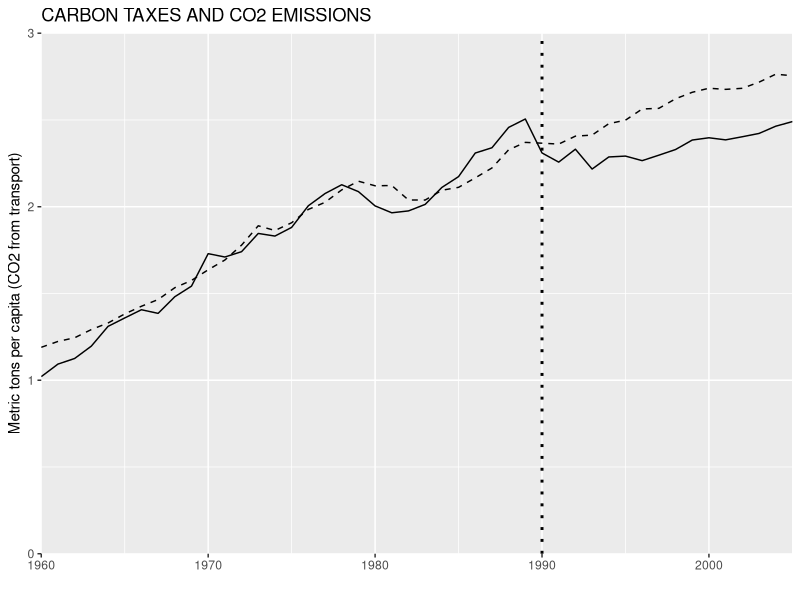
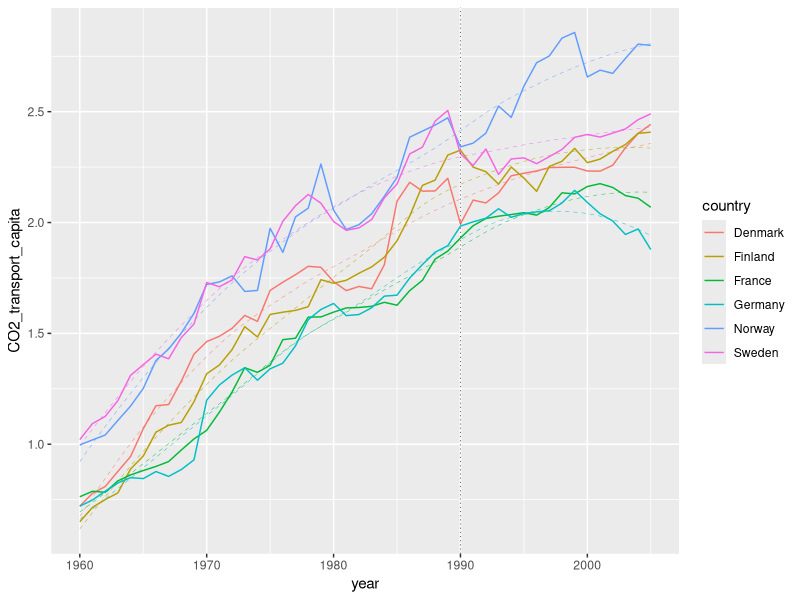

Here is the R script that generated these plots, in order:
#Assignment for Economic Policy, Winter Semester 21/22


#Authors:

#Marvin Müller
#Fabian Sturmberg
#Lionel Lütgering


#Libraries --------
#install.packages("haven")
library (haven)
library(ggplot2)
library(dplyr)

library(tidyverse)
library(sandwich)
library(lmtest)

#Data Import --------
carbontax_data <- read_dta("Data/carbontax_fullsample_data.dta")
CO2_data <- read_dta("Data/CO2_Graph.dta")


#Nr. 2 ------
figure_3 <- ggplot2::ggplot(data = CO2_data,
                            mapping = aes(year)
                            )+
  geom_line(aes(y=CO2_OECD), linetype = "dashed")+
  geom_line(aes(y=CO2_Sweden))+
  coord_cartesian(xlim = c(1960,2005), ylim = c(0.0,3.0),expand = FALSE)+
  xlab("")+
  ylab("Metric tons per capita (CO2 from transport)")+
  labs(title = "CARBON TAXES AND CO2 EMISSIONS")+
  geom_vline(xintercept = 1990, linetype = "dotted",size=1)

figure_3


#Nr. 3 -------

carbontax_data_sample <- carbontax_data%>%
  filter(country=="Sweden" |country=="Denmark"|country=="Finland"|
           country=="Norway"|country=="Germany"|country=="France")

summary(carbontax_data_sample)
glimpse(carbontax_data_sample)

countries <- c("Sweden","Denmark","Finland","Norway","Germany","France")

for(i in countries){
  print(i)
  carbontax_data_sample%>%
    filter(country == i)%>%
    glimpse()
  }


task_3_plot_1 <- ggplot2::ggplot(data=carbontax_data_sample,
                                 aes(year,CO2_transport_capita,
                                     group = country,
                                     color = country))+
  geom_smooth(se=F,linetype = "dashed",size=0.15)+#dashed line that shows prediction of regression for each country
  geom_line()+#straight line that connects data points of each country
  geom_vline(xintercept = 1990, linetype = "dotted",size=0.2)#Sweden Treatment

task_3_plot_1




#Nr. 5 -----
##Generating Indicator Variables---------

carbontax_working <- carbontax_data
carbontax_working <- carbontax_working %>%
  mutate(sweden_indicator = ifelse(country == "Sweden", 1, 0))

carbontax_working <- carbontax_working %>%
  mutate(post_indicator = ifelse(year >= 1990, 1, 0))

##Creating Regressions -----

reg1 <- lm(CO2_transport_capita ~ . + post_indicator*sweden_indicator - Countryno, data = carbontax_working)
summary(reg1) #using non robust standard errors
coeftest(reg1, vcov = vcovHAC(reg1)) #using heteroskedasticity and autocorrelation-consistent standard errors
#with robust standard errors variables are a lot less significant overall
#Treatment Dummy is highly significant
#sweden_indicator is NA because there are too many dummy variables


reg2_sample <- carbontax_working %>%
  filter(country == "Sweden" | country == "Finland" | country == "Norway" | country == "Germany" | country == "France" | country == "Denmark")

reg2 <- lm(CO2_transport_capita ~ . + post_indicator*sweden_indicator - Countryno, data = reg2_sample)
summary(reg2)
coeftest(reg2, vcov = vcovHAC(reg2)) #using robust standard errors
#Treatment Dummy is highly significant but lower in value


reg3_sample <- carbontax_working %>%
  filter(country == "Sweden" | country == "Finland" | country == "Norway" | country == "Denmark")

reg3 <- lm(CO2_transport_capita ~ . + post_indicator*sweden_indicator - Countryno, data = reg3_sample)
summary(reg3)
coeftest(reg3, vcov = vcovHAC(reg3))
#Treatment Dummy is still significant


reg4_sample <- carbontax_working %>%
  filter(country == "Sweden" | country == "Finland" | country == "Norway" | country == "Denmark")

reg4 <- lm(CO2_transport_capita ~ country + year + sweden_indicator + post_indicator + post_indicator*sweden_indicator, data = reg4_sample)
summary(reg4)
coeftest(reg4, vcov = vcovHAC(reg4))
#Treatment Dummy is still significant
